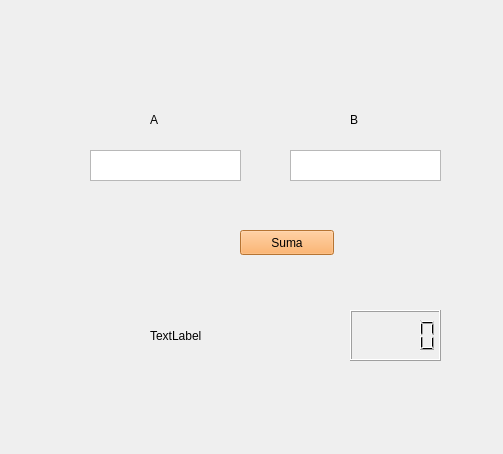
<?xml version="1.0" encoding="UTF-8"?>
<ui version="4.0">
 <class>MainWindow</class>
 <widget class="QMainWindow" name="MainWindow">
  <property name="geometry">
   <rect>
    <x>0</x>
    <y>0</y>
    <width>503</width>
    <height>454</height>
   </rect>
  </property>
  <property name="windowTitle">
   <string>MainWindow</string>
  </property>
  <widget class="QWidget" name="centralwidget">
   <widget class="QTextEdit" name="dato1">
    <property name="geometry">
     <rect>
      <x>90</x>
      <y>150</y>
      <width>151</width>
      <height>31</height>
     </rect>
    </property>
    <property name="font">
     <font>
      <bold>true</bold>
     </font>
    </property>
   </widget>
   <widget class="QTextEdit" name="dato2">
    <property name="geometry">
     <rect>
      <x>290</x>
      <y>150</y>
      <width>151</width>
      <height>31</height>
     </rect>
    </property>
   </widget>
   <widget class="QLabel" name="label">
    <property name="geometry">
     <rect>
      <x>150</x>
      <y>110</y>
      <width>66</width>
      <height>20</height>
     </rect>
    </property>
    <property name="text">
     <string>A</string>
    </property>
   </widget>
   <widget class="QLabel" name="label_2">
    <property name="geometry">
     <rect>
      <x>350</x>
      <y>110</y>
      <width>66</width>
      <height>20</height>
     </rect>
    </property>
    <property name="text">
     <string>B</string>
    </property>
   </widget>
   <widget class="QPushButton" name="boton">
    <property name="geometry">
     <rect>
      <x>240</x>
      <y>230</y>
      <width>94</width>
      <height>25</height>
     </rect>
    </property>
    <property name="styleSheet">
     <string notr="true">background-color: rgb(255, 163, 72);</string>
    </property>
    <property name="text">
     <string>Suma</string>
    </property>
   </widget>
   <widget class="QLCDNumber" name="lcdresultado">
    <property name="geometry">
     <rect>
      <x>350</x>
      <y>310</y>
      <width>91</width>
      <height>51</height>
     </rect>
    </property>
   </widget>
   <widget class="QLabel" name="resultado">
    <property name="geometry">
     <rect>
      <x>150</x>
      <y>310</y>
      <width>91</width>
      <height>51</height>
     </rect>
    </property>
    <property name="text">
     <string>TextLabel</string>
    </property>
   </widget>
  </widget>
 </widget>
 <resources/>
 <connections/>
</ui>
